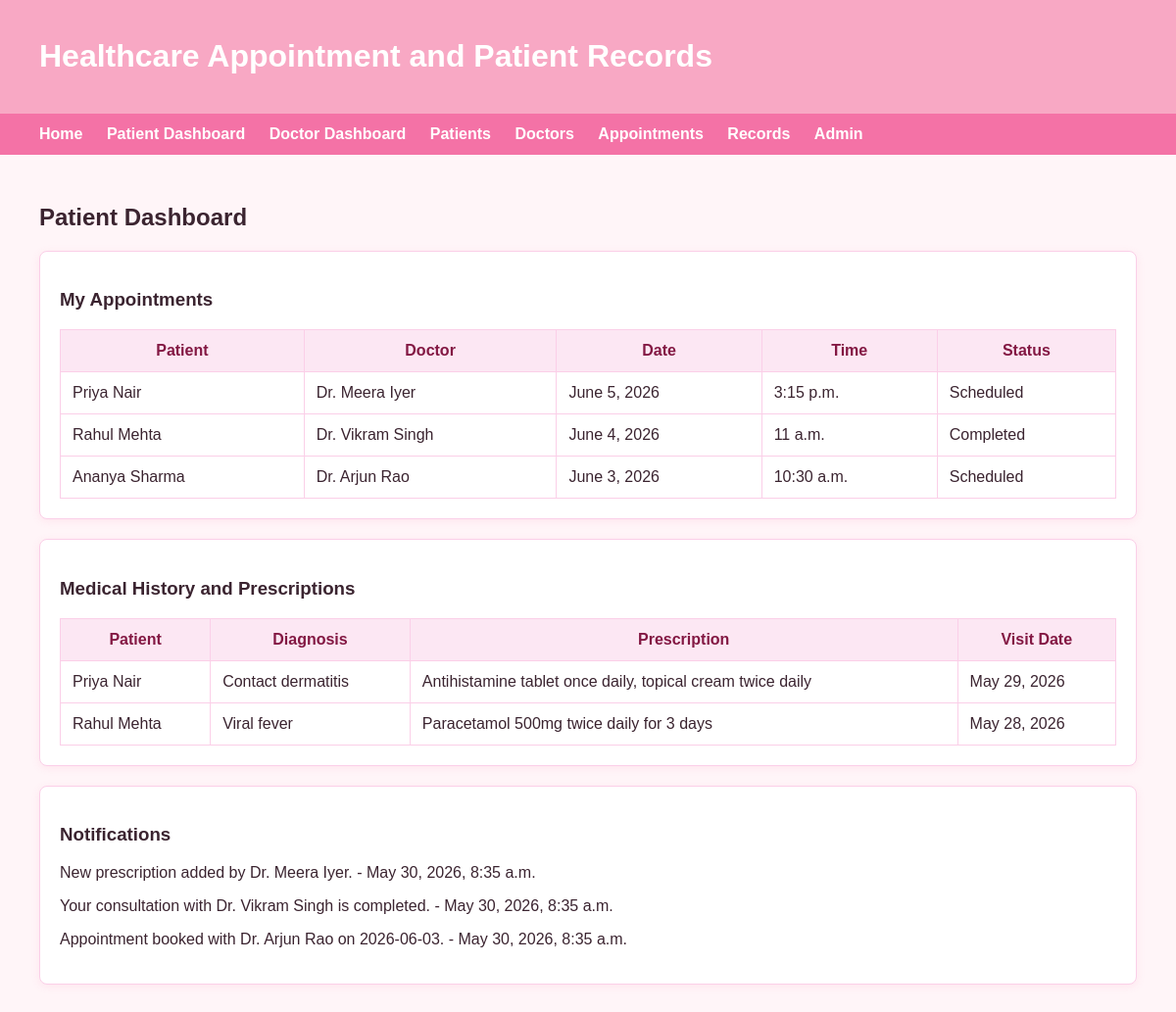
Page /patient-dashboard/ on the committed database.
### hospital/models.py (models this page shows, shortened)
class Appointment(models.Model):
    STATUS_CHOICES = [
        ('Scheduled', 'Scheduled'),
        ('Completed', 'Completed'),
        ('Cancelled', 'Cancelled'),
    ]
    patient = models.ForeignKey(Patient, on_delete=models.CASCADE)
    doctor = models.ForeignKey(Doctor, on_delete=models.CASCADE)
    appointment_date = models.DateField()
    appointment_time = models.TimeField()
    reason = models.TextField()
    status = models.CharField(max_length=20, choices=STATUS_CHOICES, default='Scheduled')

class Patient(models.Model):
    name = models.CharField(max_length=100)
    age = models.PositiveIntegerField()
    gender = models.CharField(max_length=20)
    phone = models.CharField(max_length=15)
    email = models.EmailField(blank=True)
    address = models.TextField()
    blood_group = models.CharField(max_length=10, blank=True)

class Doctor(models.Model):
    name = models.CharField(max_length=100)
    specialization = models.CharField(max_length=100)
    phone = models.CharField(max_length=15)
    email = models.EmailField(blank=True)
    experience = models.PositiveIntegerField(default=0)
    available_days = models.CharField(max_length=100, default="Monday to Friday")

class PatientRecord(models.Model):
    patient = models.ForeignKey(Patient, on_delete=models.CASCADE)
    doctor = models.ForeignKey(Doctor, on_delete=models.SET_NULL, null=True, blank=True)
    diagnosis = models.TextField()
    treatment = models.TextField(blank=True)
    prescription = models.TextField()
    visit_date = models.DateField()
    notes = models.TextField(blank=True)

class Notification(models.Model):
    patient = models.ForeignKey(Patient, on_delete=models.CASCADE)
    message = models.CharField(max_length=255)
    created_at = models.DateTimeField(auto_now_add=True)
    is_read = models.BooleanField(default=False)

### hospital/views.py (the view)
# urls.py: path('patient-dashboard/', views.patient_dashboard, name='patient_dashboard'),
def patient_dashboard(request):
    patients = Patient.objects.all()
    appointments = Appointment.objects.all().order_by('-appointment_date')
    records = PatientRecord.objects.all().order_by('-visit_date')
    notifications = Notification.objects.all().order_by('-created_at')
    return render(request, 'hospital/patients_dashboard.html', {
        'patients': patients,
        'appointments': appointments,
        'records': records,
        'notifications': notifications,
    })

### hospital/templates/hospital/patients_dashboard.html
{% extends 'hospital/base.html' %}
{% block content %}
<h2>Patient Dashboard</h2>
<div class="card">
    <h3>My Appointments</h3>
    <table>
        <tr>
            <th>Patient</th>
            <th>Doctor</th>
            <th>Date</th>
            <th>Time</th>
            <th>Status</th>
        </tr>
        {% for appointment in appointments %}
        <tr>
            <td>{{ appointment.patient.name }}</td>
            <td>Dr. {{ appointment.doctor.name }}</td>
            <td>{{ appointment.appointment_date }}</td>
            <td>{{ appointment.appointment_time }}</td>
            <td>{{ appointment.status }}</td>
        </tr>
        {% empty %}
        <tr>
            <td colspan="5">No appointments found.</td>
        </tr>
        {% endfor %}
    </table>
</div>
<div class="card">
    <h3>Medical History and Prescriptions</h3>
    <table>
        <tr>
            <th>Patient</th>
            <th>Diagnosis</th>
            <th>Prescription</th>
            <th>Visit Date</th>
        </tr>
        {% for record in records %}
        <tr>
            <td>{{ record.patient.name }}</td>
            <td>{{ record.diagnosis }}</td>
            <td>{{ record.prescription }}</td>
            <td>{{ record.visit_date }}</td>
        </tr>
        {% empty %}
        <tr>
            <td colspan="4">No medical records found.</td>
        </tr>
        {% endfor %}
    </table>
</div>
<div class="card">
    <h3>Notifications</h3>
    {% for notification in notifications %}
        <p>{{ notification.message }} - {{ notification.created_at }}</p>
    {% empty %}
        <p>No notifications found.</p>
    {% endfor %}
</div>
{% endblock %}

### hospital/templates/hospital/base.html (shortened to what this page needs)
<!DOCTYPE html>
<html>
<head>
</head>
<body>
    <header>
        <h1>Healthcare Appointment and Patient Records</h1>
    </header>
    <nav>
    <a href="{% url 'home' %}">Home</a>
    <a href="{% url 'patient_dashboard' %}">Patient Dashboard</a>
    <a href="{% url 'doctor_dashboard' %}">Doctor Dashboard</a>
    <a href="{% url 'patient_list' %}">Patients</a>
    <a href="{% url 'doctor_list' %}">Doctors</a>
    <a href="{% url 'appointment_list' %}">Appointments</a>
    <a href="{% url 'record_list' %}">Records</a>
    <a href="/admin/">Admin</a>
    </nav>
    <main>
        {% block content %}
        {% endblock %}
    </main>
</body>
</html>

### hospital/templates/hospital/base.html (style rules this page uses)
body { font-family: Arial, sans-serif; margin: 0; background: #fff5f8; color: #3b2430; }
header { background: #f8a8c4; color: white; padding: 18px 40px; }
nav { background: #f472a6; padding: 12px 40px; }
nav a { color: white; text-decoration: none; margin-right: 20px; font-weight: bold; }
main { padding: 30px 40px; }
.card { background: white; padding: 20px; margin-bottom: 20px; border-radius: 8px; border: 1px solid #fbcfe8; box-shadow: 0 2px 8px rgba(244, 114, 166, 0.12); }
table { width: 100%; background: white; border-collapse: collapse; }
th, td { padding: 12px; border: 1px solid #fbcfe8; }
th { background: #fce7f3; color: #831843; }

### rows in the picture
Appointment: patient.name "Priya Nair", doctor.name "Meera Iyer", appointment_date "June 5, 2026", appointment_time "3:15 p.m.", status "Scheduled"
Appointment: patient.name "Rahul Mehta", doctor.name "Vikram Singh", appointment_date "June 4, 2026", appointment_time "11 a.m.", status "Completed"
Appointment: patient.name "Ananya Sharma", doctor.name "Arjun Rao", appointment_date "June 3, 2026", appointment_time "10:30 a.m.", status "Scheduled"
PatientRecord: patient.name "Priya Nair", diagnosis "Contact dermatitis", prescription "Antihistamine tablet once daily, topical cream twice daily", visit_date "May 29, 2026"
PatientRecord: patient.name "Rahul Mehta", diagnosis "Viral fever", prescription "Paracetamol 500mg twice daily for 3 days", visit_date "May 28, 2026"
Notification: message "New prescription added by Dr. Meera Iyer.", created_at "May 30, 2026, 8:35 a.m."
Notification: message "Your consultation with Dr. Vikram Singh is completed.", created_at "May 30, 2026, 8:35 a.m."
Notification: message "Appointment booked with Dr. Arjun Rao on 2026-06-03.", created_at "May 30, 2026, 8:35 a.m."
